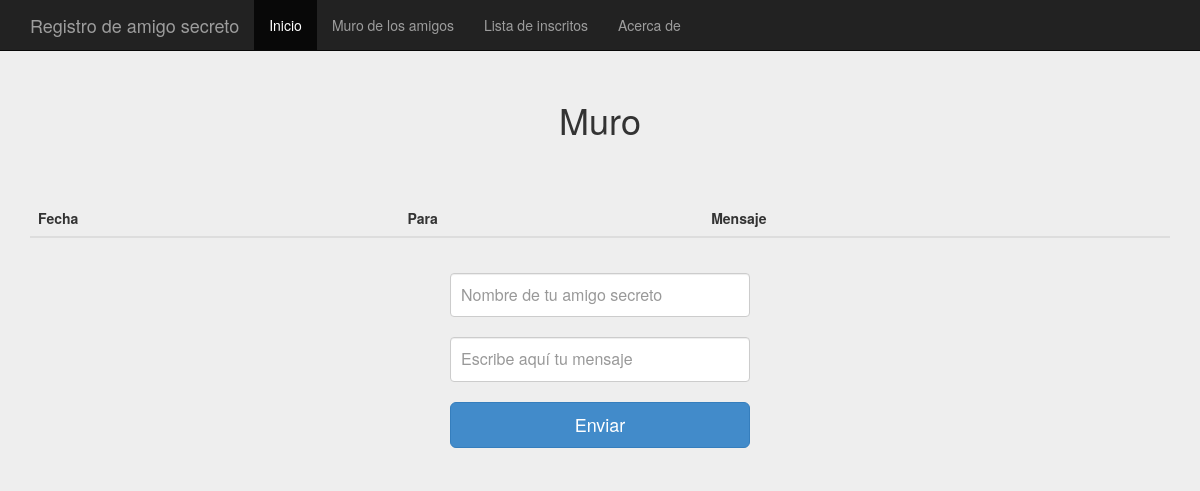
Page /amigosecreto/muro on the earlier database version.
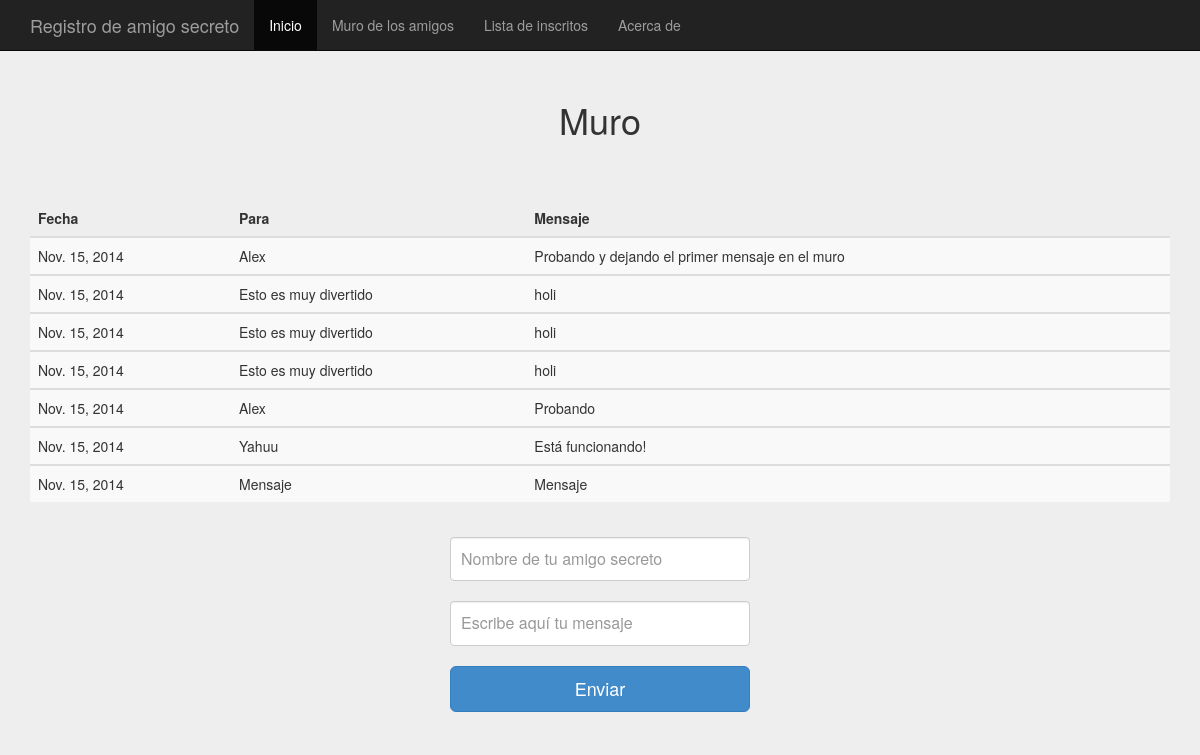
Same page on the later database version.
### inscripcion/models.py (models this page shows)
class Messages(models.Model):
    text = models.TextField(max_length=144)
    person = models.CharField(max_length=30)
    pub_date = models.DateTimeField(default=datetime.now())

### inscripcion/views.py (the view)
def muro(request):
    messages_list = Messages.objects.all()
    return render(request, 'inscripcion/muro.html', {'messages_list': messages_list})

### inscripcion/templates/inscripcion/muro.html (shortened to what this page needs)
{% extends 'base.html' %}
{% load staticfiles %}
{% block h1 %}
    Muro
{% endblock h1 %}
{% block container %}
    <div class="table-responsive">
        <table class="table table-striped">
            <thead>
            <tr>
                <th>Fecha</th>
                <th>Para</th>
                <th>Mensaje</th>
            </tr>
            </thead>
            {% for message in messages_list %}
                <tbody>
                <tr>
                    <td>{{ message.pub_date.date }}</td>
                    <td>{{ message.person }}</td>
                    <td>{{ message.text }}</td>
                </tr>
                </tbody>
            {% endfor %}
        </table>
    </div>
    <form class="form-signin" role="form" method="post" action="{% url 'post_message' %}">
        <input type="text" class="form-control" name="person" placeholder="Nombre de tu amigo secreto" required autofocus>
        <br>
        <input type="text" class="form-control" name="message" placeholder="Escribe aquí tu mensaje" required>
        <br>
        <button class="btn btn-lg btn-primary btn-block" type="submit">Enviar</button>
    </form>
{% endblock container %}

Differences in the rows shown:
added Messages: pub_date "Nov. 15, 2014", person "Alex", text "Probando y dejando el primer mensaje en el muro"
added Messages: pub_date "Nov. 15, 2014", person "Esto es muy divertido", text "holi"
added Messages: pub_date "Nov. 15, 2014", person "Esto es muy divertido", text "holi"
added Messages: pub_date "Nov. 15, 2014", person "Esto es muy divertido", text "holi"
added Messages: pub_date "Nov. 15, 2014", person "Alex", text "Probando"
added Messages: pub_date "Nov. 15, 2014", person "Yahuu", text "Está funcionando!"
added Messages: pub_date "Nov. 15, 2014", person "Mensaje", text "Mensaje"
